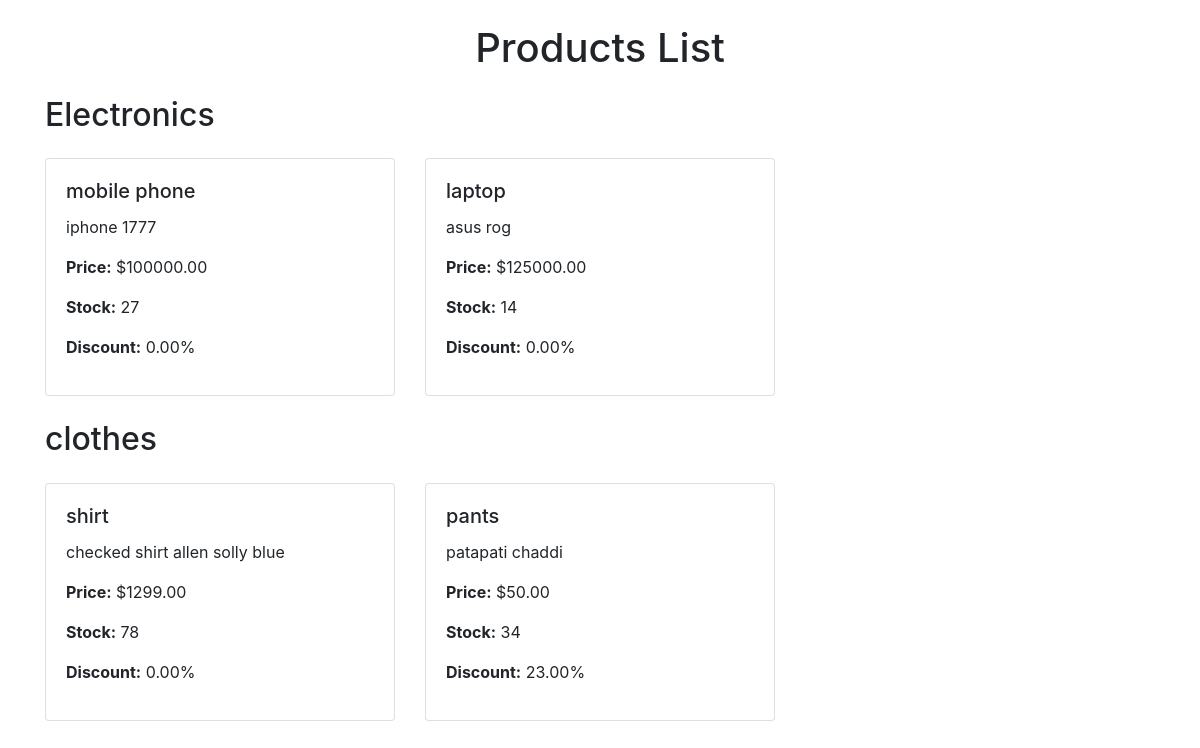
Screenshot of /products/ with the database file from the repository.
### products/models.py (models this page shows, shortened)
class Category(models.Model):
    name = models.CharField(max_length=100)
    description = models.TextField(blank=True)

class Product(models.Model):
    name = models.CharField(max_length=100)
    description = models.TextField()
    price = models.DecimalField(max_digits=10, decimal_places=2)
    stock = models.PositiveIntegerField()
    category = models.ForeignKey(Category, related_name='products', on_delete=models.CASCADE)
    discount = models.DecimalField(max_digits=5, decimal_places=2, default=0.00)

### products/views.py (the view)
# urls.py: path('', CategoryProductListView.as_view(), name='category-product-list'),
class CategoryProductListView(ListView):
    model = Category
    template_name = 'products/category_product_list.html'  # Specify your template name
    context_object_name = 'categories'

### products/templates/products/category_product_list.html (shortened to what this page needs)
<!DOCTYPE html>
<html lang="en">
<head>
    <link rel="stylesheet" href="https://stackpath.bootstrapcdn.com/bootstrap/4.5.2/css/bootstrap.min.css">
</head>
<body>
    <div class="container">
        <h1 class="my-4 text-center">Products List</h1>
        {% for category in categories %}
            <h2 class="my-4">{{ category.name }}</h2>
            <div class="row">
                {% for product in category.products.all %}
                    <div class="col-md-4">
                        <div class="card product-card">
                            <div class="card-body">
                                <h5 class="card-title">{{ product.name }}</h5>
                                <p class="card-text">{{ product.description|truncatewords:20 }}</p>
                                <p class="card-text"><strong>Price:</strong> ${{ product.price }}</p>
                                <p class="card-text"><strong>Stock:</strong> {{ product.stock }}</p>
                                <p><strong>Discount:</strong> {{ product.discount }}%</p>
                            </div>
                        </div>
                    </div>
                {% empty %}
                    <div class="col-12">
                        <p class="text-center">No products available in this category.</p>
                    </div>
                {% endfor %}
            </div>
        {% empty %}
            <p class="text-center">No categories available.</p>
        {% endfor %}
    </div>
</body>
</html>

### rows the page displays
Category: name "Electronics"
Product: name "mobile phone", description "iphone 1777", price "100000.00", stock "27", discount "0.00"
Product: name "laptop", description "asus rog", price "125000.00", stock "14", discount "0.00"
Category: name "clothes"
Product: name "shirt", description "checked shirt allen solly blue", price "1299.00", stock "78", discount "0.00"
Product: name "pants", description "patapati chaddi", price "50.00", stock "34", discount "23.00"
